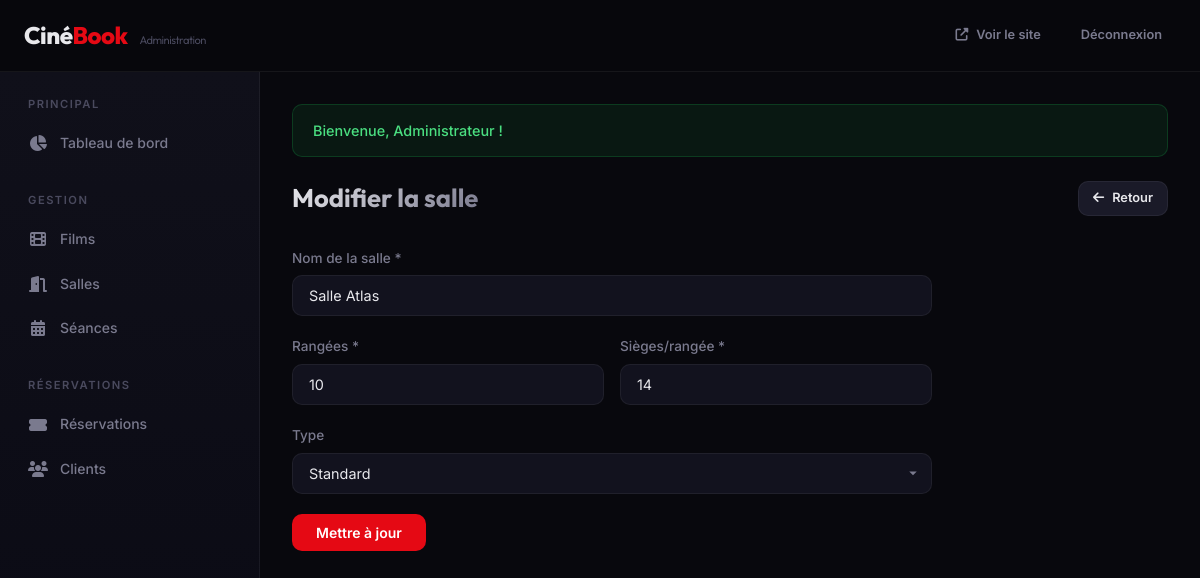
The page /index.php?page=admin-halls&action=edit&id=1 (signed in) on the database its author committed.
### tables this page shows
CREATE TABLE IF NOT EXISTS halls (
    id INT AUTO_INCREMENT PRIMARY KEY,
    name VARCHAR(100) NOT NULL,
    rows_count INT NOT NULL DEFAULT 8,
    cols_count INT NOT NULL DEFAULT 12,
    hall_type ENUM('Standard', 'IMAX', 'VIP') DEFAULT 'Standard',
    is_active TINYINT(1) DEFAULT 1,
    created_at DATETIME DEFAULT CURRENT_TIMESTAMP
);

### models/Hall.php (called while the page is built, shortened)
<?php
class Hall
{
    private PDO $db;
    public function __construct()
    {
        $this->db = getDB();
    }
    public function findById(int $id): ?array
    {
        $stmt = $this->db->prepare("SELECT * FROM halls WHERE id = ?");
        $stmt->execute([$id]);
        $hall = $stmt->fetch();
        return $hall ?: null;
    }
}

### config/database.php (called while the page is built, shortened)
<?php
function getDB(): PDO
{
    static $pdo = null;
    if ($pdo === null) {
        $dsn = "mysql:host=" . DB_HOST . ";dbname=" . DB_NAME . ";charset=" . DB_CHARSET;
        $options = [
            PDO::ATTR_ERRMODE            => PDO::ERRMODE_EXCEPTION,
            PDO::ATTR_DEFAULT_FETCH_MODE => PDO::FETCH_ASSOC,
            PDO::ATTR_EMULATE_PREPARES   => false,
        ];
        try {
            $pdo = new PDO($dsn, DB_USER, DB_PASS, $options);
        } catch (PDOException $e) {
            die("Erreur de connexion à la base de données : " . $e->getMessage());
        }
    }
    return $pdo;
}

### helpers/validation.php (called while the page is built, shortened)
<?php
function e(?string $value): string
{
    return htmlspecialchars($value ?? '', ENT_QUOTES, 'UTF-8');
}

### views/admin/halls/edit.php (the view, shortened to what this page needs)
<?php require_once __DIR__ . '/../../layouts/admin_header.php'; ?>
<div class="admin-page-header">
    <h1>Modifier la salle</h1>
    <a href="<?= BASE_URL ?>/index.php?page=admin-halls" class="btn btn-secondary btn-sm"><i class="fas fa-arrow-left"></i> Retour</a>
</div>
<form method="POST" class="admin-form">
    <div class="form-group">
        <label class="form-label" for="name">Nom de la salle *</label>
        <input type="text" id="name" name="name" class="form-control" value="<?= e($hall['name']) ?>" required>
    </div>
    <div class="form-row">
        <div class="form-group">
            <label class="form-label" for="rows_count">Rangées *</label>
            <input type="number" id="rows_count" name="rows_count" class="form-control" value="<?= $hall['rows_count'] ?>" min="1" max="30" required>
        </div>
        <div class="form-group">
            <label class="form-label" for="cols_count">Sièges/rangée *</label>
            <input type="number" id="cols_count" name="cols_count" class="form-control" value="<?= $hall['cols_count'] ?>" min="1" max="30" required>
        </div>
    </div>
    <div class="form-group">
        <label class="form-label" for="hall_type">Type</label>
        <select id="hall_type" name="hall_type" class="form-control">
            <?php foreach (HALL_TYPES as $t): ?>
                <option value="<?= $t ?>" <?= $hall['hall_type'] === $t ? 'selected' : '' ?>><?= $t ?></option>
            <?php endforeach; ?>
        </select>
    </div>
    <button type="submit" class="btn btn-primary">Mettre à jour</button>
</form>
<?php require_once __DIR__ . '/../../layouts/admin_footer.php'; ?>

### assets/css/style.css (style rules this page uses)
:root { --bg-primary: #08080d; --bg-secondary: #10101a; --bg-card: #14141f; --bg-elevated: #1a1a28; --bg-input: #12121e; --accent: #e50914; --accent-hover: #ff1a26; --accent-gold: #f5c518; --accent-blue: #3b82f6; --text-primary: #e8e8ec; --text-secondary: #7a7a8e; --text-muted: #4a4a5e; --border: rgba(255,255,255,0.06); --border-hover: rgba(255,255,255,0.12); --radius: 10px; --radius-lg: 16px; --shadow: 0 4px 24px rgba(0,0,0,0.4); --shadow-lg: 0 8px 40px rgba(0,0,0,0.6); --transition: 0.25s cubic-bezier(0.4,0,0.2,1); --font-body: 'Inter', -apple-system, sans-serif; --font-display: 'Outfit', 'Inter', sans-serif; --max-width: 1280px; --header-height: 72px; }
*, *::before, *::after { box-sizing: border-box; margin: 0; padding: 0; }
html { scroll-behavior: smooth; -webkit-font-smoothing: antialiased; }
body { font-family: var(--font-body); background: var(--bg-primary); color: var(--text-primary); line-height: 1.6; min-height: 100vh; }
a { color: inherit; text-decoration: none; }
button, input, select, textarea { font-family: inherit; font-size: inherit; }
h1, h2, h3, h4 { font-family: var(--font-display); font-weight: 700; line-height: 1.2; }
h1 { font-size: 2.5rem; }
.btn { display: inline-flex; align-items: center; justify-content: center; gap: 8px; padding: 10px 24px; border-radius: var(--radius); font-weight: 600; font-size: 0.875rem; border: none; cursor: pointer; transition: all var(--transition); text-decoration: none; white-space: nowrap; }
.btn-primary { background: var(--accent); color: #fff; }
.btn-secondary { background: var(--bg-elevated); color: var(--text-primary); border: 1px solid var(--border); }
.btn-sm { padding: 6px 14px; font-size: 0.8rem; }
.form-group { margin-bottom: 20px; }
.form-label { display: block; margin-bottom: 6px; font-size: 0.85rem; font-weight: 500; color: var(--text-secondary); }
.form-control { width: 100%; padding: 11px 16px; background: var(--bg-input); border: 1px solid var(--border); border-radius: var(--radius); color: var(--text-primary); transition: border-color var(--transition); font-size: 0.9rem; }
.form-control::placeholder { color: var(--text-muted); }
select.form-control { appearance: none; background-repeat: no-repeat; background-position: right 12px center; padding-right: 36px; }

### assets/css/admin.css (style rules this page uses)
.admin-page-header { display: flex; align-items: center; justify-content: space-between; margin-bottom: 32px; }
.admin-page-header h1 { font-size: 1.6rem; font-weight: 700; background: linear-gradient(135deg, var(--text-primary) 0%, var(--text-secondary) 100%); -webkit-background-clip: text; -webkit-text-fill-color: transparent; background-clip: text; }
.admin-form { max-width: 640px; }
.admin-form .form-row { display: grid; grid-template-columns: 1fr 1fr; gap: 16px; }

### rows shown on the page
halls: name "Salle Atlas", rows_count "10", cols_count "14", hall_type "Standard"

### other values the page prints
$flashSuccess "Bienvenue, Administrateur !"
